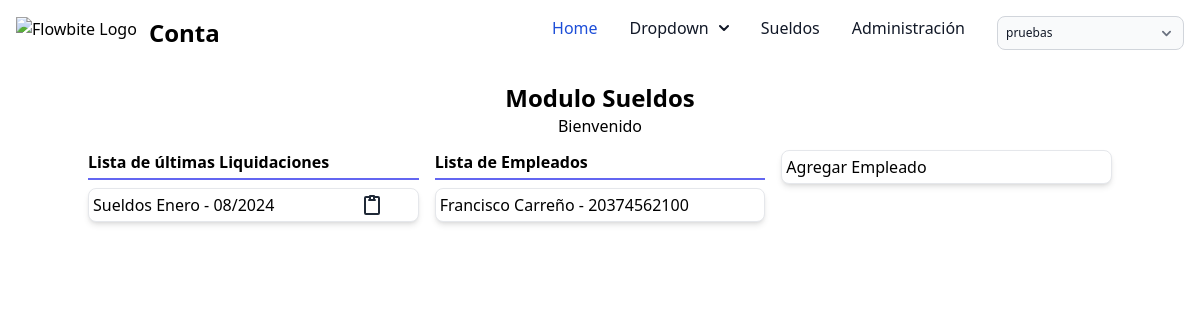
Screenshot of /sueldos/home/ with the database file from the repository.
### sueldos/models.py (models this page shows)
class Liquidacion(models.Model):
    nombre = models.CharField(max_length=200)
    abierta = models.BooleanField(default=True)
    periodo = models.DateField()
    empresa = models.ForeignKey(Empresa, on_delete=models.CASCADE)
    created_at = models.DateTimeField(auto_now_add=True)
    updated_at = models.DateTimeField(auto_now=True)
    class Meta:
        verbose_name = "Liquidacion"
        verbose_name_plural = "Liquidaciones"
    def __str__(self):
        return self.nombre + ' - ' + self.periodo.strftime('%m/%Y')

class Empleado(models.Model):
    empresa = models.ForeignKey(Empresa, on_delete=models.CASCADE)
    nombre = models.CharField(max_length=100)
    apellido = models.CharField(max_length=100)
    dni = models.CharField(max_length=8)
    cuil = models.CharField(max_length=13)
    tipo_liquidacion = models.CharField(max_length=2,choices=tipo_liquidacion_choices)
    fecha_nacimiento = models.DateField(blank=True, null=True)
    fecha_ingreso = models.DateField()
    conyugue = models.BooleanField(default=False)
    hijos = models.IntegerField(default=0)
    email = models.EmailField(blank=True, null=True)
    telefono = models.CharField(max_length=20,blank=True, null=True)
    direccion = models.CharField(max_length=300,blank=True, null=True)
    activo = models.BooleanField(default=True)
    sicoss_cod_situacion = models.CharField(max_length=3)
    sicoss_cod_condicion = models.CharField(max_length=3)
    sicoss_cod_actividad = models.CharField(max_length=3)
    sicoss_cod_mod_contratacion = models.CharField(max_length=3)
    sicoss_cod_siniestrado = models.CharField(max_length=3)
    sicoss_cod_localidad = models.CharField(max_length=3)
    cod_obra_social = models.CharField(max_length=20)
    cantidad_adherentes = models.IntegerField(default=0)
    cbu = models.CharField(max_length=22,blank=True, null=True)
    created_at = models.DateTimeField(auto_now_add=True)
    updated_at = models.DateTimeField(auto_now=True)
    def __str__(self):
        return self.nombre + ' ' + self.apellido

### sueldos/views.py (the view)
# urls.py: path('home/',views.sueldos_home.as_view(),name='sueldos_home'),
class sueldos_home(TemplateView):
	template_name = "sueldos/sueldos_home.html"
	def get_context_data(self, **kwargs: Any) -> dict[str, Any]:
		empresa_id = self.request.session['empresa_id']
		empresa_bbdd = Empresa.objects.get(id=empresa_id)
		if Liquidacion.objects.filter(empresa=empresa_bbdd).exists():
			liquidaciones = Liquidacion.objects.filter(empresa=empresa_bbdd).order_by('-periodo')
			kwargs["liquidaciones"] = liquidaciones[:10]
		if Empleado.objects.filter(empresa=empresa_bbdd).exists():
			empleados = Empleado.objects.filter(empresa=empresa_bbdd)
			kwargs["empleados"] = empleados
		return super().get_context_data(**kwargs)

### empresa/context_processors.py (called while the page is built)
def empresas(request):
    return {
        'empresas': Empresa.objects.all()
    }

### sueldos/templates/sueldos/sueldos_home.html
{% extends 'base.html' %}
{% load static %}
{% block content %}
    <h1 class="text-2xl font-bold text-center">Modulo Sueldos</h1>
    <p class="text-center pb-3">Bienvenido</p>
    <div class="grid grid-cols-3 gap-4">
        <div>
            {% include 'sueldos/liquidaciones_list.html' %}
        </div>
        <div>
            {% include 'sueldos/empleados_list.html' %}
        </div>
        <div>
            <a href="{% url 'admin:sueldos_empleado_add' %}"
            class="block p-1 bg-white
            border border-gray-200 rounded-lg
            shadow-md hover:bg-gray-100
            dark:bg-gray-800 dark:border-gray-700
            dark:hover:bg-gray-700 w-full"
            >Agregar Empleado</a>
        </div>
    </div>
{% endblock %}

### sueldos/templates/sueldos/liquidaciones_list.html (shortened to what this page needs)
<div  class="pb-2">
    <a href="{% url 'admin:sueldos_liquidacion_changelist' %}">
        <h2 class="font-bold pb-1 border-b-2 border-indigo-500 hover:text-indigo-700"
        >Lista de últimas Liquidaciones</h2>
    </a>
</div>
{% if liquidaciones %}
  {% for liquidacion in liquidaciones %}
  <div class="block p-1 bg-white
  border border-gray-200 rounded-lg
  shadow-md hover:bg-gray-100
  dark:bg-gray-800 dark:border-gray-700
  dark:hover:bg-gray-700 w-full
  grid grid-cols-6"
  >
    <div class="col-span-5">
      <a href="{% url 'admin:sueldos_liquidacion_change' liquidacion.id %}">{{liquidacion}}</a>
    </div>
    <div class="col-span-1">
      <a href="{% url 'recibo_liquidacion' liquidacion.id %}">
      </a>
    </div>
  </div>
  {% endfor %}
{% else %}
<p>No hay liquidaciones cargadas</p>
{% endif %}

### sueldos/templates/sueldos/empleados_list.html
<div  class="pb-2">
    <a href="{% url 'admin:sueldos_empleado_changelist' %}">
        <h2 class="font-bold pb-1 border-b-2 border-indigo-500 hover:text-indigo-700"
        >Lista de Empleados</h2>
    </a>
</div>
{% if empleados %}
    {% for empleado in empleados %}
        <a href="{% url 'admin:sueldos_empleado_change' empleado.id %}"
        class="block p-1 bg-white
        border border-gray-200 rounded-lg
        shadow-md hover:bg-gray-100
        dark:bg-gray-800 dark:border-gray-700
        dark:hover:bg-gray-700 w-full"
        >{{empleado}} - {{empleado.cuil}}</a>
    {% endfor %}
{% else %}
<p>No hay empleados cargados en la empresa</p>
{% endif %}

### rows the page displays
Liquidacion: nombre+periodo "Sueldos Enero - 08/2024"
Empleado: nombre+apellido "Francisco Carreño", cuil "20374562100"

### other values shown
form field empresa "pruebas"
